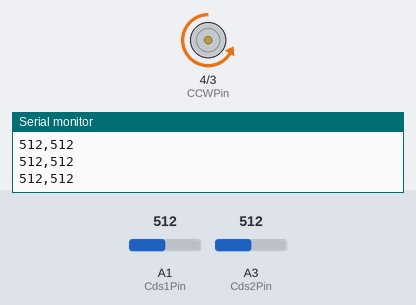
Simulated run of this sketch. Board: Arduino Uno, built with avr-gcc and run on an emulated ATmega328P. Shown: motor-driver pin pairs drawn as motors (green arrow = first pin HIGH = forward, orange = second pin HIGH = backward, longer = more drive, scaled by the enable pin), the last lines printed to the serial monitor. Inputs (shaded band) come from the test bench; at power-on: A3 (Cds2Pin) = 512, A1 (Cds1Pin) = 512.

Above: at 1.2 s.
1.3 s: A3 (Cds2Pin) set to 216
4.3 s: A3 (Cds2Pin) set to 183
At 5.5 s:
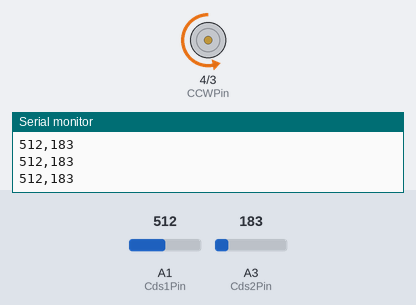
5.8 s: A3 (Cds2Pin) set to 306
At 6.7 s:
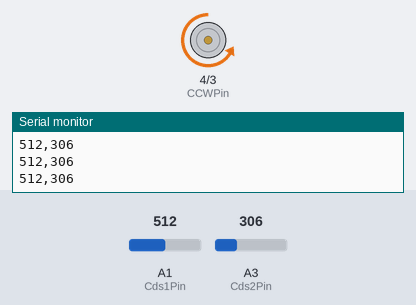
7.3 s: A1 (Cds1Pin) set to 133
8.8 s: A1 (Cds1Pin) set to 108
At 10.0 s:
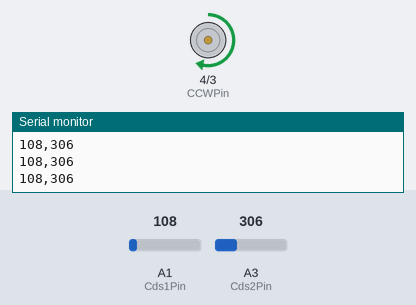
10.3 s: A1 (Cds1Pin) set to 122
At 11.4 s:
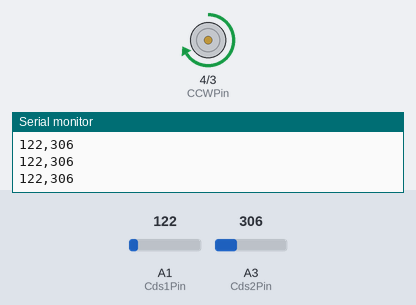
Timing chart, 0 to 12.8 s (numbered marks = the images above; inputs shaded):
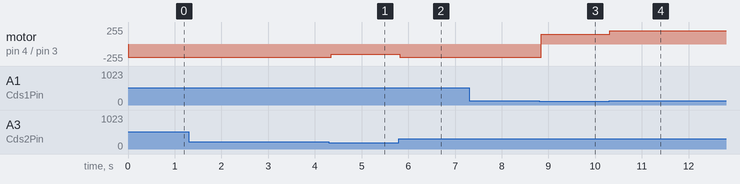

The sketch:

two_cds.ino
```cpp
#define MotorSpeedPin 5 // PWM control
#define CCWPin 4 // counter clockwise
#define CWPin 3 // clockwise
#define Cds1Pin A1 // photo resistor(Main CDS sensor)
#define Cds2Pin A3 // photo resistor(Sub CDS sensor)
/* parameters */
int motorSpeedVal = 0; // PWM
int Cds1Val = 0; // photo resistor(CdS sensor) value
int Cds2Val = 0; // photo resistor(CdS sensor) value
int PreCdsVal = 0; // previous step CdS sensor value
int MotorDir = 0; // Motor direction of rotation(CW or CCW) trigger, if MotorDir = 1, CW

void setup() {
    pinMode(MotorSpeedPin, OUTPUT);
    pinMode(CCWPin, OUTPUT);//counter clockwise
    pinMode(CWPin, OUTPUT);//clockwise
    Serial.begin(9600);
}

void loop() {
    LP_MODE();
    delay(50);
}

void motor_R(int motorPWM) {
    analogWrite(MotorSpeedPin, motorPWM);
}

void motorCW() {
    digitalWrite(CWPin, HIGH);
    digitalWrite(CCWPin, LOW);
}

void motorCCW() {
    digitalWrite(CWPin, LOW);
    digitalWrite(CCWPin, HIGH);
}

int Cds1_read() {
    return analogRead(Cds1Pin);
}
int Cds2_read() {
    return analogRead(Cds2Pin);
}

void LP_MODE() {
    int Bright1lf = 120;
    int Bright2lf = 200;
    Cds1Val = Cds1_read(); //read the sensor 1 data
    Cds2Val = Cds2_read(); //read the sensor 2 data
    Serial.print(Cds1Val);
    Serial.print(",");
    Serial.println(Cds2Val);

    /*scanning motion*/
    if ((motorSpeedVal == 0) && (Cds1Val > Bright1lf && Cds2Val > Bright2lf)) {
        motorCW();
        motor_R(200);
    }

    /*cmd motor*/
    if (Cds1Val > Bright1lf && Cds2Val <= Bright2lf)
        motorCW();
    if (Cds1Val <= Bright1lf && Cds2Val > Bright2lf)
        motorCCW();

    if (Cds1Val <= Bright1lf || Cds2Val <= Bright2lf) {
        motorSpeedVal = 150;
    } else {
        motorSpeedVal = 200;
    }

    motor_R(motorSpeedVal);
}
```

Measured:
- the behaviour switches between 201 and 200 on A3 (Cds2Pin) (found by bisection; images 0 and 1)
- the behaviour switches between 121 and 120 on A1 (Cds1Pin) (found by bisection; images 2 and 3)
- after the input at 4.3 s, motor on pin 4 (CCWPin) / pin 3 (CWPin): backward 200/255 → backward 150/255 after 0.05 s
- after the input at 5.8 s, motor on pin 4 (CCWPin) / pin 3 (CWPin): backward 150/255 → backward 200/255 at once
- after the input at 8.8 s, motor on pin 4 (CCWPin) / pin 3 (CWPin): backward 200/255 → forward 150/255 after 0.05 s
- after the input at 10.3 s, motor on pin 4 (CCWPin) / pin 3 (CWPin): forward 150/255 → forward 200/255 at once
